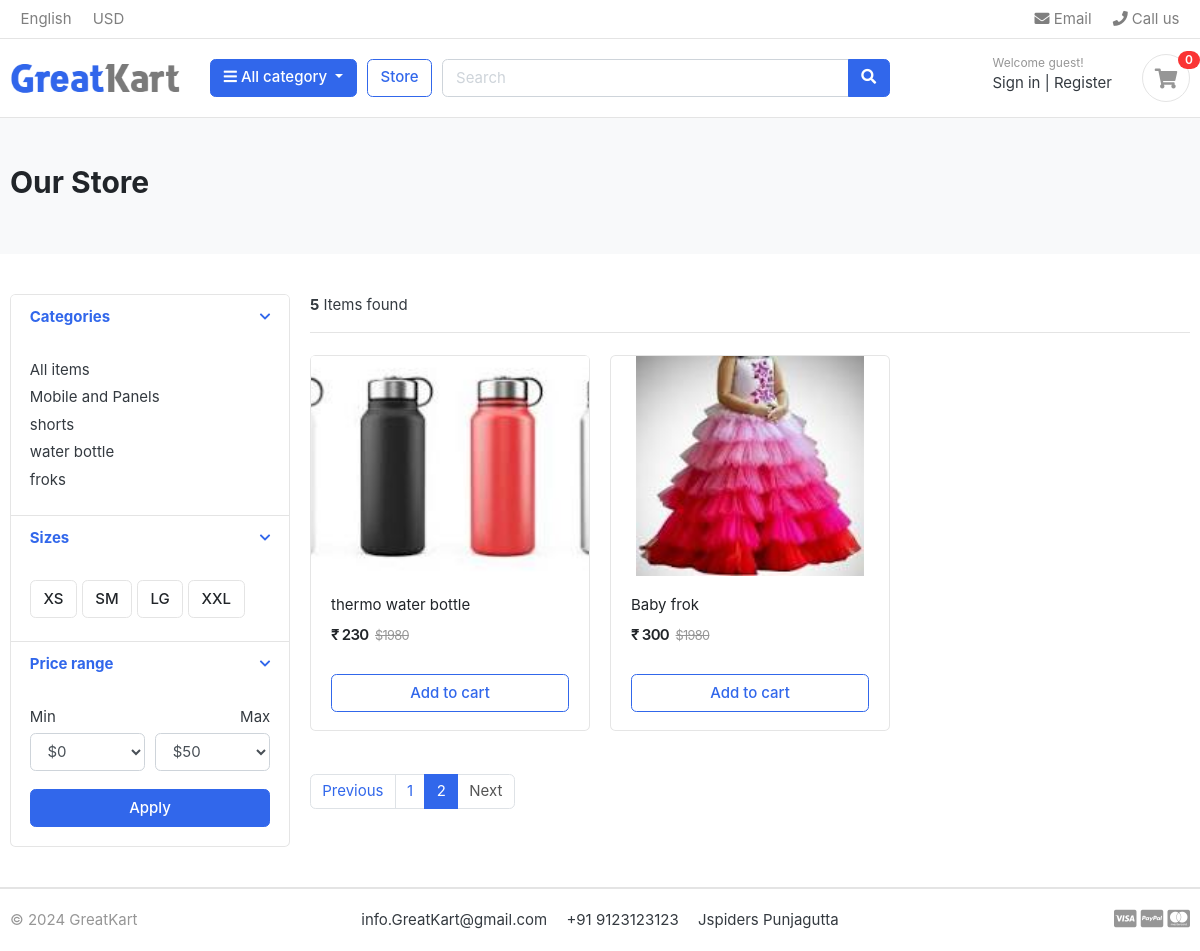
The page /store/?page=2 on the database its author committed.
### category/models.py (models this page shows, shortened)
class Category(models.Model):
    category_name=models.CharField(max_length=25)
    slug=models.SlugField(max_length=100,unique=True)
    description=models.TextField(max_length=255,blank=True)
    cat_image=models.ImageField(upload_to='photos/categories',blank=True)

### store/models.py (models this page shows, shortened)
class Product(models.Model):
    product_name=models.CharField(max_length=100,unique=True)
    slug=models.SlugField(max_length=100,unique=True)
    description=models.TextField(max_length=500,blank=True)
    price=models.IntegerField()
    images=models.ImageField(upload_to='photos/products')
    stock=models.IntegerField()
    is_avaiable=models.BooleanField(default=True)
    category=models.ForeignKey(Category,on_delete=models.CASCADE)
    created_date=models.DateTimeField(auto_now_add=True)
    modified_date=models.DateTimeField(auto_now_add=True)

### store/views.py (the view)
# urls.py: path('store/',include('store.urls')),
def  store(request,category_slug=None):
    categories=None
    allproducts=None
    if category_slug!=None:
        categories=get_object_or_404(Category,slug=category_slug)
        allproducts=Product.objects.filter(category=categories,is_avaiable=True)
        pagination=Paginator(allproducts,3)
        page=request.GET.get('page')
        page_data=pagination.get_page(page)
        print(page_data.number)
        product_count=allproducts.count()
    else:
        allproducts=Product.objects.filter( is_avaiable=True)
        pagination=Paginator(allproducts,3)
        page=request.GET.get('page')
        page_data=pagination.get_page(page)
        print(page_data.number)
        product_count=allproducts.count()
    data={'data':page_data,'product_count':product_count}
    return render(request,'store.html',data)

### cart/context_processors.py (called while the page is built)
def getItems(request):
    count=0
    try:
        cart=Cart.objects.get(cart_id=get_cart_id(request))
        cart_items=Cart_items.objects.all().filter(cart=cart)
        for i in cart_items:
            count+=i.quantity
    except Cart.DoesNotExist:
        count=0
    return dict(cartcount=count)

### cart/views.py (called while the page is built)
def get_cart_id(request):
    cart_id=request.session.session_key
    if not cart_id:
        cart_id=request.session.create()
    return cart_id

### category/context_processors.py (called while the page is built)
def dropdown(request):
    dropdowndata=Category.objects.all()
    return dict(dropdown=dropdowndata)

### template/store.html (shortened to what this page needs)
{% extends "base.html" %}
{% load static %}
{% block content %}
<section class="section-pagetop bg">
<div class="container">
	<h2 class="title-page">Our Store</h2>
</div>
</section>
<section class="section-content padding-y">
<div class="container">
<div class="row">
	<aside class="col-md-3">
<div class="card">
	<article class="filter-group">
		<header class="card-header">
			<a href="#" data-toggle="collapse" data-target="#collapse_1" aria-expanded="true" class="">
				<i class="icon-control fa fa-chevron-down"></i>
				<h6 class="title">Categories</h6>
			</a>
		</header>
		<div class="filter-content collapse show" id="collapse_1" >
			<div class="card-body">
				<ul class="list-menu">
				<li><a href="{% url 'store:store' %}">All items</a></li>
				{% for i in dropdown  %}
				<li><a href="{% url 'store:store' i.slug %}">{{ i.category_name }}</a></li>
				{% endfor %}
				</ul>
			</div>
		</div>
	</article>
	<article class="filter-group">
		<header class="card-header">
			<a href="#" data-toggle="collapse" data-target="#collapse_4" aria-expanded="true" class="">
				<i class="icon-control fa fa-chevron-down"></i>
				<h6 class="title">Sizes </h6>
			</a>
		</header>
		<div class="filter-content collapse show" id="collapse_4" >
			<div class="card-body">
			  <label class="checkbox-btn">
			    <span class="btn btn-light"> XS </span>
			  </label>
			  <label class="checkbox-btn">
			    <span class="btn btn-light"> SM </span>
			  </label>
			  <label class="checkbox-btn">
			    <span class="btn btn-light"> LG </span>
			  </label>
			  <label class="checkbox-btn">
			    <span class="btn btn-light"> XXL </span>
			  </label>
		</div>
		</div>
	</article>
	<article class="filter-group">
		<header class="card-header">
			<a href="#" data-toggle="collapse" data-target="#collapse_3" aria-expanded="true" class="">
				<i class="icon-control fa fa-chevron-down"></i>
				<h6 class="title">Price range </h6>
			</a>
		</header>
		<div class="filter-content collapse show" id="collapse_3" >
			<div class="card-body">
				<div class="form-row">
				<div class="form-group col-md-6">
				  <label>Min</label>
				  	<select class="mr-2 form-control">
						<option value="0">$0</option>
					</select>
				</div>
				<div class="form-group text-right col-md-6">
				  <label>Max</label>
				  	<select class="mr-2 form-control">
						<option value="50">$50</option>
					</select>
				</div>
				</div>
				<button class="btn btn-block btn-primary">Apply</button>
			</div>
		</div>
	</article>
</div>
	</aside>
	<main class="col-md-9">
<header class="border-bottom mb-4 pb-3">
		<div class="form-inline">
			<span class="mr-md-auto"><b>{{ product_count }}</b> Items found </span>
		</div>
</header>
<div class="row">
	{% for i in data  %}
	<div class="col-md-4">
		<figure class="card card-product-grid">
			<div class="img-wrap">
				<img src="{{ i.images.url }}">
			</div>
			<figcaption class="info-wrap">
				<div class="fix-height">
					<a href="{% url 'store:product_details' i.category.slug i.slug %}" class="title">{{ i.product_name }}</a>
					<div class="price-wrap mt-2">
						<span class="price"> ₹ {{ i.price }}</span>
						<del class="price-old">$1980</del>
					</div>
				</div>
				<a href="{% url 'store:product_details' i.category.slug i.slug %}" class="btn btn-block btn-outline-primary">Add to cart </a>
			</figcaption>
		</figure>
	</div>
	{% endfor %}
</div>
<nav class="mt-4" aria-label="Page navigation sample">
{% if data.has_other_pages %}
  <ul class="pagination">
	{% if data.has_previous %}
    	<li class="page-item"><a class="page-link" href="?page={{data.previous_page_number}}">Previous</a></li>
	{% else %}
		<li class="page-item disabled"><a class="page-link" href="#">Previous</a></li>
	{% endif %}
	{% for i in data.paginator.page_range  %}
	{% if data.number == i %}
		<li class="page-item active"><a class="page-link" href="#">{{i}}</a></li>
	{% else %}
    	<li class="page-item"><a class="page-link" href="?page={{i}}">{{i}} </a></li>
	{% endif %}
	{% endfor %}
	{% if data.has_next %}
		<li class="page-item"><a class="page-link" href="?page={{data.next_page_number}}">Next</a></li>
	{% else %}
	<li class="page-item disabled"><a class="page-link" href="#s">Next</a></li>
	{% endif %}
  </ul>
  {% endif %}
</nav>
	</main>
</div>
</div>
</section>
{% endblock content %}

### static/css/ui.css (style rules this page uses)
html { font-family: "Inter", sans-serif; font-size: 15px; }
.img-wrap { text-align: center; display: block; }
.img-wrap img { max-width: 100%; }
.price-wrap { letter-spacing: -0.7px; }
.padding-y { padding-top: 40px; padding-bottom: 40px; }
figure { margin-bottom: 0; }
article:after, .form-group:after { display: block; clear: both; content: ""; }
.bg { background-color: #f8f9fa; }
.title-page { color: #212529; }
.btn-light { background-color: #fff; border-color: #e4e4e4; }
[class*=list-] li:after { visibility: hidden; display: block; content: ""; overflow: hidden; height: 0; clear: both; }
.list-menu { list-style: none; margin: 0; padding-left: 0; }
.list-menu li { margin-bottom: 5px; }
.list-menu a { color: #343a40; }
[class*=card-product] a.title { color: #212529; display: block; }
[class*=card-product] .img-wrap { overflow: hidden; position: relative; }
[class*=card-product] .img-wrap img { height: 100%; max-width: 100%; width: auto; display: inline-block; -o-object-fit: cover; object-fit: cover; }
.card-product-grid { margin-bottom: 20px; }
.card-product-grid .img-wrap { border-radius: 0.2rem 0.2rem 0 0; height: 220px; }
.card-product-grid .info-wrap { overflow: hidden; padding: 18px 20px; }
.card-product-grid .fix-height { height: 80px; overflow: hidden; }
.card .img-wrap { overflow: hidden; }
.price { font-weight: 600; color: #212529; }
.price-old { color: #969696; margin-left: 3px; font-size: 85%; }
.icon-control { margin-top: 5px; float: right; font-size: 80%; }
.card-header .title { margin-bottom: 0; line-height: 1.5; }
.filter-group { border-bottom: 1px solid #e4e4e4; }
.filter-group .card-header { border-bottom: 0; }
.filter-group:last-child { border-bottom: 0; }
.checkbox-btn { position: relative; }
.section-pagetop { padding: 45px 0; }

### rows shown on the page
Category: category_name "Mobile and Panels"
Category: category_name "shorts"
Category: category_name "water bottle"
Category: category_name "froks"
Product: images (picture), product_name "thermo water bottle", price "230"
Product: images (picture), product_name "Baby frok", price "300"

### other values the page prints
{{ cartcount }} "0"
{{ product_count }} "5"
{{ i }} "1"
{{ i }} "2"
